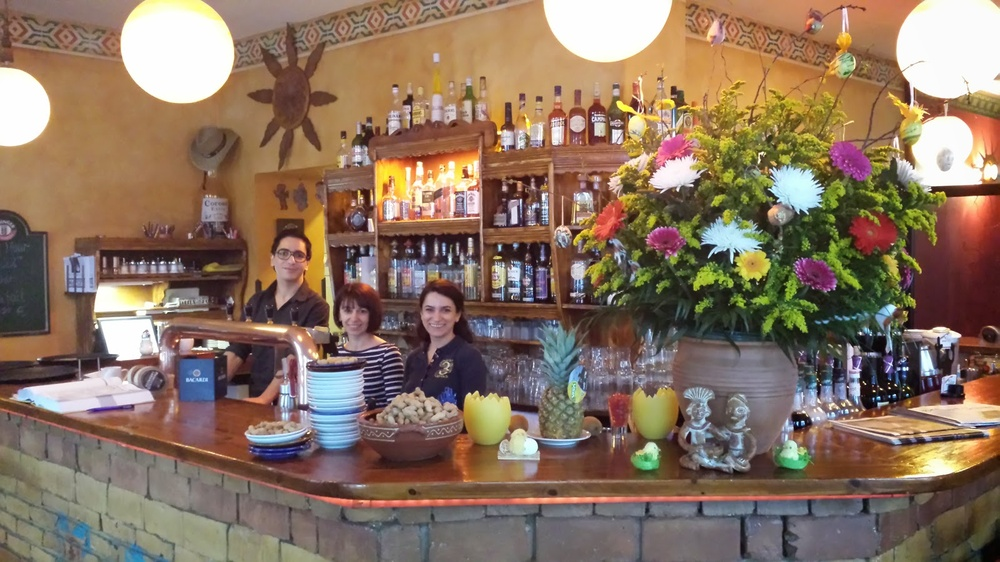
#> input picture 6.jpg, 1000 x 562 px, shrunk from 1600 x 900 before the run
$ python face-det-pic.py
#> lines starting #> are read from the running program, lines starting #| are printed output that depends on the picture; after the words box and inside, x2 and y2 are one past the last pixel; in counts of white or black regions, pixels touching at a corner belong together
#> further down, image is the input picture: shape (562, 1000, 3); mean R, G, B 137.1, 114.8, 97.1
import cv2
import imageio

# Cascade yükleme
face_cascade = cv2.CascadeClassifier('haarcascade-frontalface-default.xml')
face_alt_cascade = cv2.CascadeClassifier('haarcascade_frontalface_alt.xml')
eye_cascade = cv2.CascadeClassifier('haarcascade-eye.xml')

# Tanıma yapacak fonksiyon
def detect(frame):
    gray = cv2.cvtColor(frame, cv2.COLOR_BGR2GRAY)
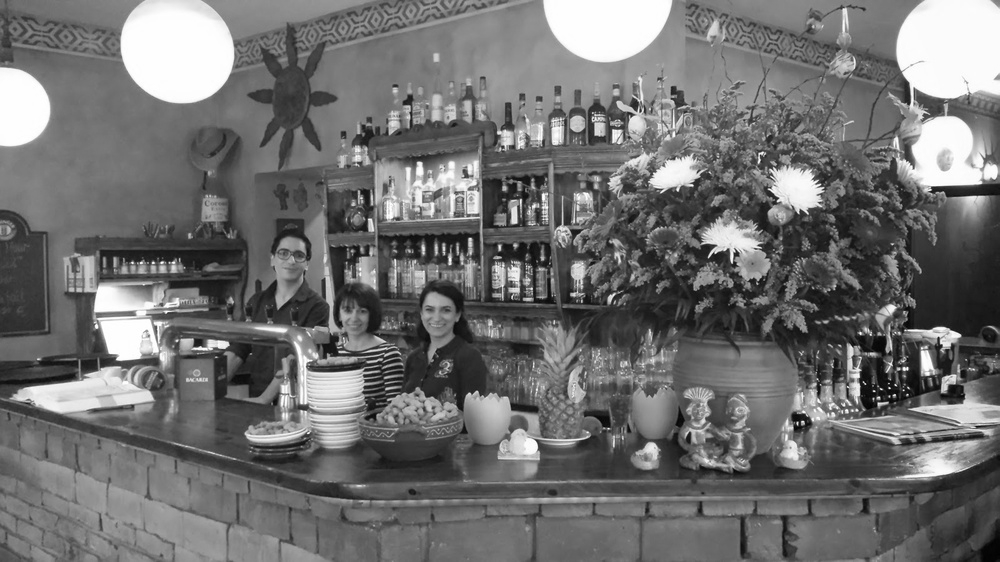
#> gray: shape (562, 1000); min 1, max 255, mean 112
    faces = face_alt_cascade.detectMultiScale(gray, 1.3, 5)
#> faces = [[416, 293, 43, 43], [267, 235, 48, 48]]
    for (x, y, w, h) in faces:
        cv2.rectangle(frame, (x, y), (x+w, y+h), (255, 0, 0), 2)
        roi_gray = gray[y:y+h, x:x+w]
        roi_color = frame[y:y+h, x:x+w]
        eyes = eye_cascade.detectMultiScale(roi_gray, 1.1, 3)
        for (ex, ey, ew, eh) in eyes:
            cv2.rectangle(roi_color, (ex, ey), (ex+ew, ey+eh), (0, 255, 0), 2)
        print("eyes", len(eyes))
#> this loop made 2 passes
#| eyes 0
#| eyes 0
#> pass 1, in detect, `roi_gray = gray[y:y+h, x:x+w]`:
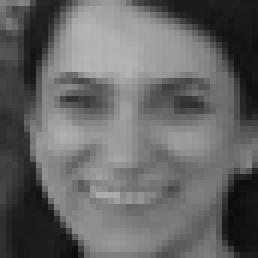
#> roi_gray: shape (43, 43) (shown 6 times larger); min 11, max 181, mean 101.1
#> pass 1, in detect, `roi_color = frame[y:y+h, x:x+w]`:
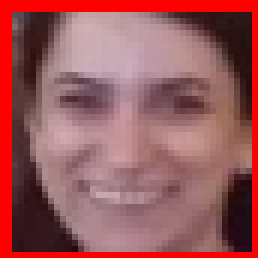
#> roi_color: shape (43, 43, 3) (shown 6 times larger); mean R, G, B 154.3, 87.9, 90.7
#> pass 2, in detect, `roi_gray = gray[y:y+h, x:x+w]`:
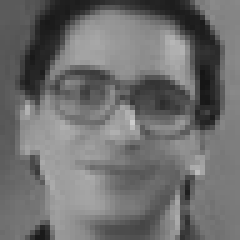
#> roi_gray: shape (48, 48) (shown 5 times larger); min 21, max 205, mean 110.6
#> pass 2, in detect, `roi_color = frame[y:y+h, x:x+w]`:
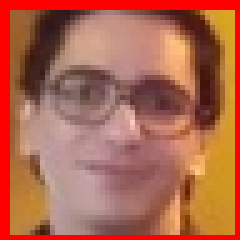
#> roi_color: shape (48, 48, 3) (shown 5 times larger); mean R, G, B 175.9, 101.3, 78.2
#> after the loop:
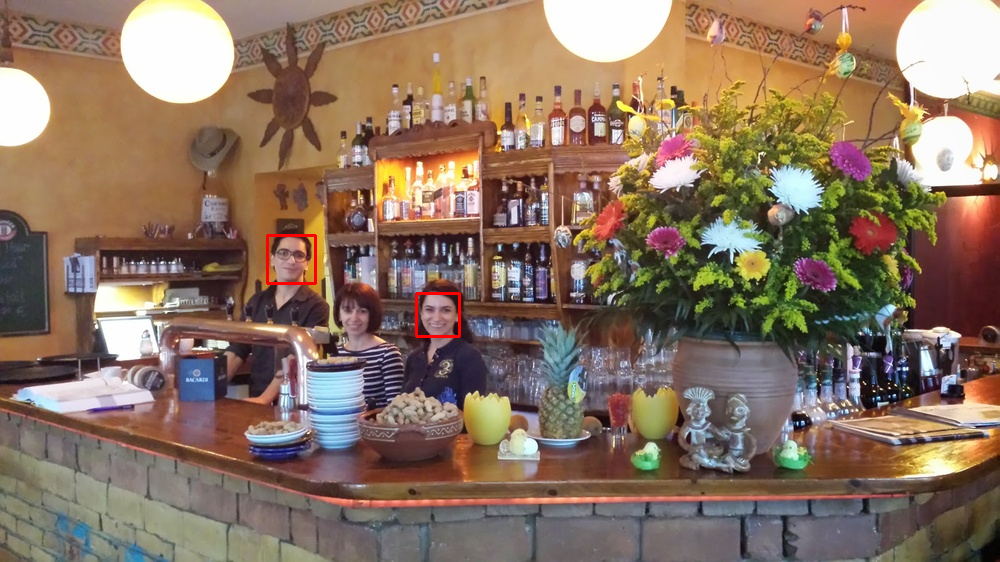
#> frame: shape (562, 1000, 3); 0.19% of pixels changed, all inside (x1, y1, x2, y2) = (266, 234, 461, 338)
    print("face", len(faces))
#| face 2
    return frame

# Proje klasörü içerisindeki image.jpg dosyasında yüz ve göz tesbiti yapılıyor.
# Daha sonra output.jpg dosyasına yazılıyor.
# Dosya isimlerini değiştirebilirsiniz.
image = imageio.imread('6.jpg')
image = detect(frame=image)
imageio.imwrite('output.jpg', image)
